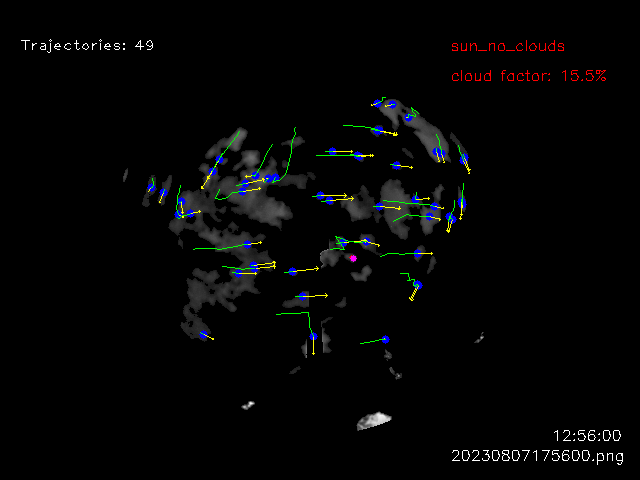
#> input picture Fully_processed/20230807/20230807175600.png, 640 x 480 px, found by its file name
$ jupyter execute --allow-errors Seg_y_farneback.ipynb
#> lines starting #> are read from the running program, lines starting #| are printed output that depends on the picture
[cell 1]
import numpy as np
from numpy import asarray
from PIL import Image, ImageOps
import matplotlib.pyplot as plt
import matplotlib.patches as mpatches
import skimage
from skimage.segmentation import clear_border
from skimage import data, exposure, img_as_float
from skimage.filters import threshold_otsu
from skimage import measure
from skimage.measure import label,regionprops
from skimage.morphology import closing, square
from skimage.color import label2rgb
from scipy import ndimage as ndi
from scipy.ndimage import measurements, center_of_mass, binary_dilation, zoom
import blend_modes
import plotly.graph_objects as go

# 5, 6, 7, 8 y 22

# angulo de elevacion

[cell 2]
# [6 lines of commented-out code are left out]
filepath = '20230807_normal/20230807175600.png'
# filepath = '20230807_normal/20230807210600.png'
# filepath = '20230807_normal/20230807211330.png'

img = Image.open(filepath)
#> img is the input picture: PIL image 640x480 RGBA; mean R, G, B, A 4.6, 4.9, 5, 255
img = asarray(img)
raw = img

#> (the rest of this cell did not finish here and is left out)

[cell 3]
def TwoDToRBGA (img):
    background_img_raw = img
    background_img = np.array(background_img_raw)  # Inputs to blend_modes need to be numpy arrays.
    # Rescale the pixel values to the range [0, 255]
    scaled_img = ((background_img - np.min(background_img)) / (np.max(background_img) - np.min(background_img)) * 255).astype(np.uint8)
    # Create an RGBA image with the rescaled content
    rgba_image = np.zeros((background_img.shape[0], background_img.shape[1], 4), dtype=np.uint8)
    # Copy the rescaled values to the first three channels (RGB)
    rgba_image[:, :, 0:3] = scaled_img[:, :, np.newaxis]
    # Set the alpha channel to a constant value (255 for fully opaque)
    alpha_value = 255
    rgba_image[:, :, 3] = alpha_value
    # Now 'rgba_image' is an RGBA image with dimensions (480, 640, 4)
    # plt.imshow(rgba_image)
    return rgba_image

#> (the rest of this cell did not finish here and is left out)

[cell 4]
def create_radial_gradient(size, center, radius):

    y, x = np.ogrid[:size[0], :size[1]]
    distance = np.sqrt((x - center[1]) ** 2 + (y - center[0]) ** 2)
    gradient = 1 - np.clip(distance / radius, 0, 1)
    return gradient

image_size = img.shape
#> image_size = (480, 640, 4)
# gradient_center = (221, 345)  # Center of the gradient
gradient_center = (235, 314)  # Center of the gradient
gradient_radius = 200  # Radius of the gradient
gradient_1 = create_radial_gradient(image_size, gradient_center, gradient_radius)
rgba_grad_1 = TwoDToRBGA (gradient_1)
#> in TwoDToRBGA (call 2), `rgba_image[:, :, 3] = alpha_value`:
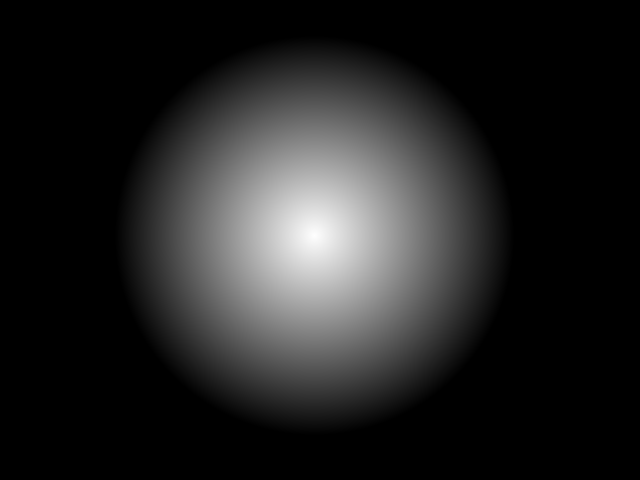
#> rgba_image: shape (480, 640, 4); mean of channels 0, 1, 2, 3 34.6, 34.6, 34.6, 255; drawn as R, G, B

gradient_radius = 250  # Radius of the gradient
gradient_2 = create_radial_gradient(image_size, gradient_center, gradient_radius)
rgba_grad_2 = TwoDToRBGA (gradient_2)
#> in TwoDToRBGA (call 3), `rgba_image[:, :, 3] = alpha_value`:
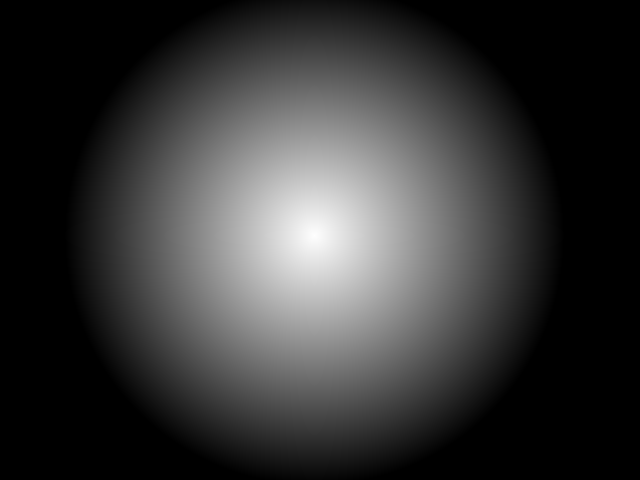
#> rgba_image: shape (480, 640, 4); mean of channels 0, 1, 2, 3 54, 54, 54, 255; drawn as R, G, B
# plt.imshow(rgba_grad_2)
